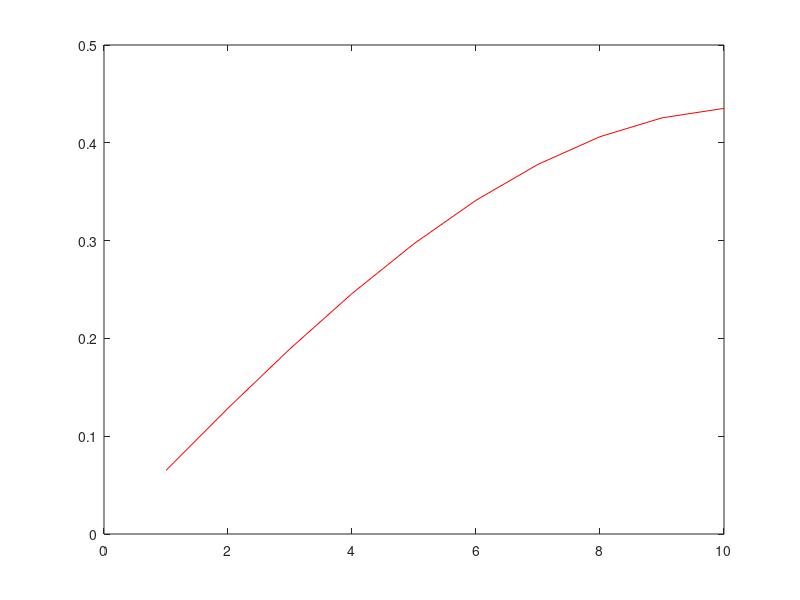
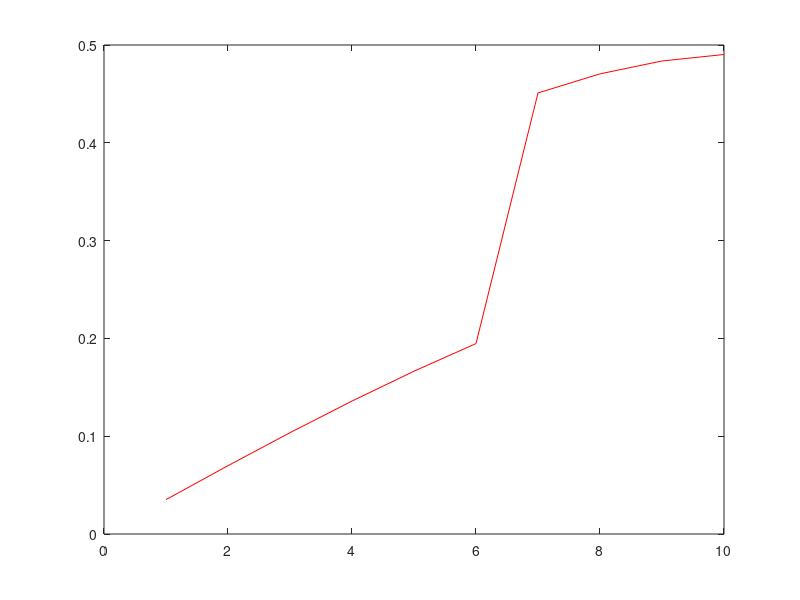
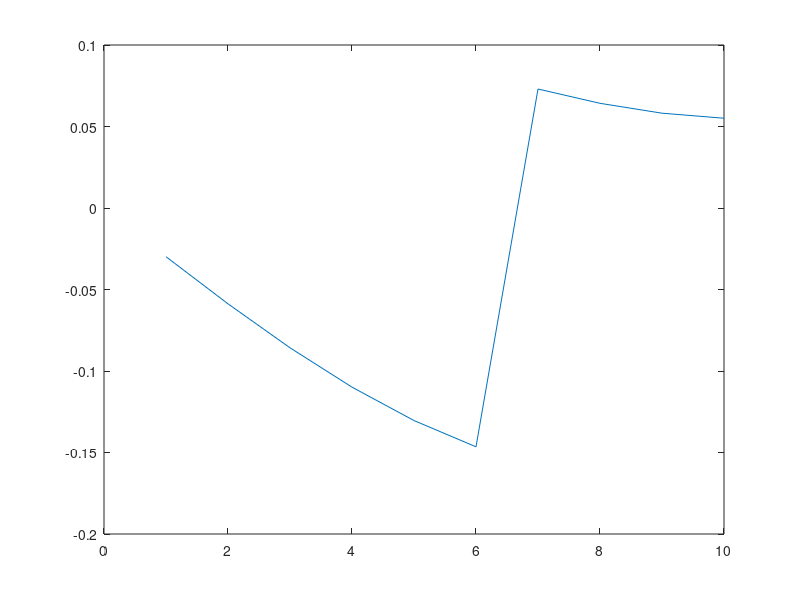

MATLAB code for these plots, in order:
clear A;
dim = 10;
k = 5;

A(1,:) = [2 -1 zeros(1,dim-2)];
for i=1:dim-2,
    A(1+i,:) = [zeros(1,i-1) -1 2 -1 zeros(1,dim-i-2)];
end
A(dim,:) = [zeros(1,dim-2) -1 1];
[V1,D1] = eig(A);
figure(1);
hold off;
plot(V1(:,1),'r');
% hold on;
% plot(-V1(:,2),'b');
% hold on;
% plot(V(:,3),'g');
% legend('1st eig func', '2nd eig func');

w = 0.1;
A(1,:) = [2 -1 zeros(1,dim-2)];
for i=1:dim-2,
    A(1+i,:) = [zeros(1,i-1) -1 2 -1 zeros(1,dim-i-2)];
end
A(1+k,:) = [zeros(1,k-1) -1 1+w -w zeros(1,dim-k-2)];
A(2+k,:) = [zeros(1,k) -w 1+w -1 zeros(1,dim-k-3)];
A(dim,:) = [zeros(1,dim-2) -1 1];
% A = A + eye(dim);
[V2,D2] = eig(A);
figure(2);
hold off;
plot(-V2(:,1),'r');
% hold on;
% plot(V2(:,2),'b');
% legend('1st eig func', '2nd eig func');

V1_1 = V1(:,1)
V2_1 = -V2(:,1)
Vd_1 = V2_1 - V1_1
figure(3)
plot(Vd_1)
